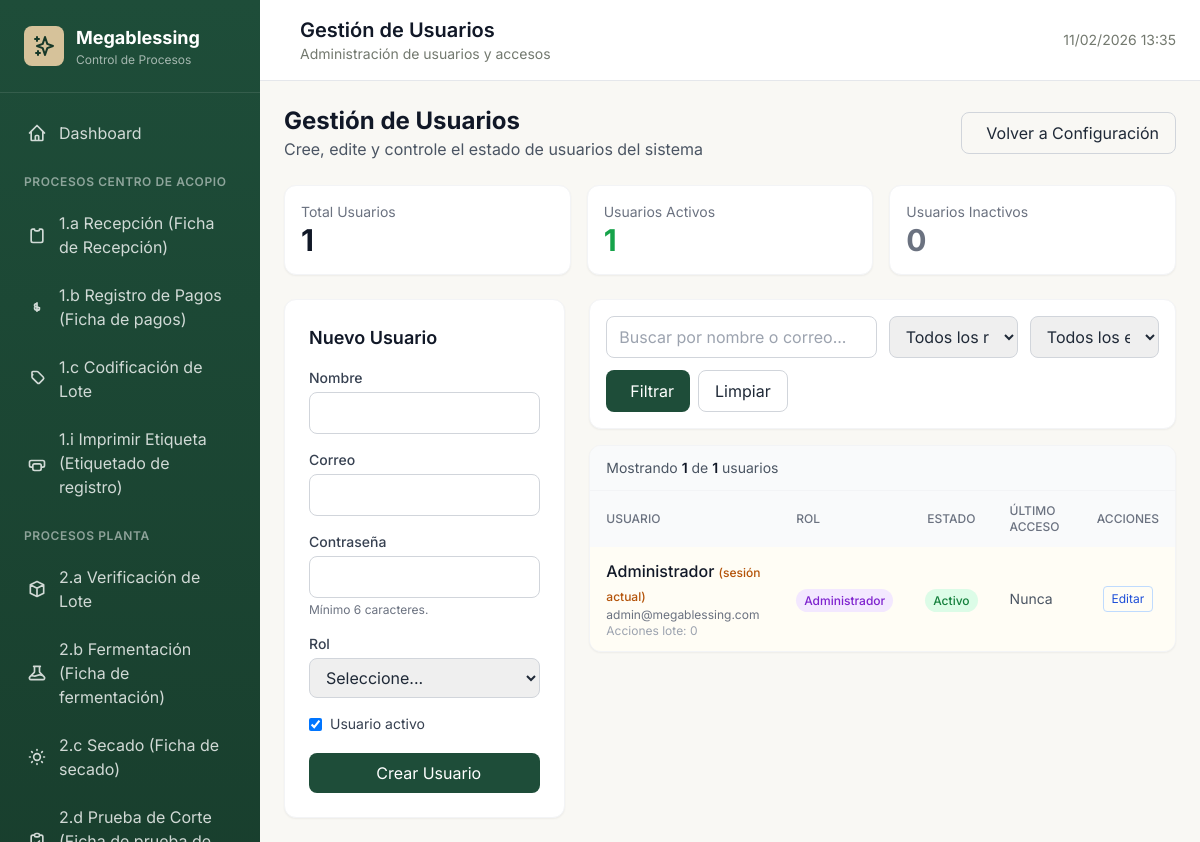
Page /usuarios/index.php (signed in) on the committed database.
### tables this page shows
CREATE TABLE IF NOT EXISTS `usuarios` (
    `id` INT PRIMARY KEY AUTO_INCREMENT,
    `nombre` VARCHAR(100) NOT NULL,
    `email` VARCHAR(100) UNIQUE NOT NULL,
    `password` VARCHAR(255) NOT NULL,
    `rol_id` INT NOT NULL,
    `avatar` VARCHAR(255),
    `activo` TINYINT(1) DEFAULT 1,
    `ultimo_acceso` DATETIME,
    `created_at` TIMESTAMP DEFAULT CURRENT_TIMESTAMP,
    `updated_at` TIMESTAMP DEFAULT CURRENT_TIMESTAMP ON UPDATE CURRENT_TIMESTAMP,
    FOREIGN KEY (`rol_id`) REFERENCES `roles`(`id`)
);

CREATE TABLE IF NOT EXISTS `roles` (
    `id` INT PRIMARY KEY AUTO_INCREMENT,
    `nombre` VARCHAR(50) NOT NULL,
    `descripcion` TEXT,
    `permisos` JSON,
    `activo` TINYINT(1) DEFAULT 1,
    `created_at` TIMESTAMP DEFAULT CURRENT_TIMESTAMP
);

### core/Database.php (called while the page is built, shortened)
<?php
class Database {
    private static $instance = null;
    private $pdo;
    private function __construct() {
        try {
            $dsn = "mysql:host=" . DB_HOST . ";dbname=" . DB_NAME . ";charset=" . DB_CHARSET;
            $options = [
                PDO::ATTR_ERRMODE => PDO::ERRMODE_EXCEPTION,
                PDO::ATTR_DEFAULT_FETCH_MODE => PDO::FETCH_ASSOC,
                PDO::ATTR_EMULATE_PREPARES => false,
            ];
            $this->pdo = new PDO($dsn, DB_USER, DB_PASS, $options);
        } catch (PDOException $e) {
            if (APP_DEBUG) {
                die("Error de conexión: " . $e->getMessage());
            }
            die("Error de conexión a la base de datos");
        }
    }
    public static function getInstance() {
        if (self::$instance === null) {
            self::$instance = new self();
        }
        return self::$instance;
    }
    public function query($sql, $params = []) {
        $stmt = $this->pdo->prepare($sql);
        $stmt->execute($params);
        return $stmt;
    }
    public function fetch($sql, $params = []) {
        return $this->query($sql, $params)->fetch();
    }
    public function fetchAll($sql, $params = []) {
        return $this->query($sql, $params)->fetchAll();
    }
}

### bootstrap.php (called while the page is built, shortened)
<?php
require_once BASE_PATH . '/core/Database.php';
require_once BASE_PATH . '/core/Auth.php';
require_once BASE_PATH . '/core/Helpers.php';
if (!function_exists('e')) {
    function e($value): string {
        return htmlspecialchars((string)($value ?? ''), ENT_QUOTES, 'UTF-8');
    }
}

### core/Helpers.php (called while the page is built, shortened)
<?php
class Helpers {
    public static function paginate($total, $perPage, $currentPage) {
        $totalPages = ceil($total / $perPage);
        $currentPage = max(1, min($currentPage, $totalPages));
        return [
            'total' => $total,
            'per_page' => $perPage,
            'current_page' => $currentPage,
            'total_pages' => $totalPages,
            'offset' => ($currentPage - 1) * $perPage,
            'has_prev' => $currentPage > 1,
            'has_next' => $currentPage < $totalPages
        ];
    }
}

### core/Auth.php (called while the page is built, shortened)
<?php
class Auth {
    public static function id() {
        return $_SESSION['user_id'] ?? null;
    }
}

### usuarios/index.php (the view, shortened to what this page needs)
<?php
require_once __DIR__ . '/../bootstrap.php';
$db = Database::getInstance();
$currentUserId = (int) Auth::id();
$filtroTexto = trim((string)($_GET['q'] ?? ''));
$pagina = max(1, (int)($_GET['page'] ?? 1));
$where = ['1=1'];
$params = [];
$whereClause = implode(' AND ', $where);
$total = (int)($db->fetch(
    "SELECT COUNT(*) as total
     FROM usuarios u
     LEFT JOIN roles r ON r.id = u.rol_id
     WHERE {$whereClause}",
    $params
)['total'] ?? 0);
$pagination = Helpers::paginate($total, ITEMS_PER_PAGE, $pagina);
$perPage = max(1, (int)$pagination['per_page']);
$offset = max(0, (int)$pagination['offset']);
$usuarios = $db->fetchAll(
    "SELECT u.*, r.nombre as rol_nombre,
            (SELECT COUNT(*) FROM lotes_historial h WHERE h.usuario_id = u.id) as acciones_count
     FROM usuarios u
     LEFT JOIN roles r ON r.id = u.rol_id
     WHERE {$whereClause}
     ORDER BY u.created_at DESC, u.id DESC
     LIMIT {$perPage} OFFSET {$offset}",
    $params
);
$stats = $db->fetch(
    "SELECT COUNT(*) as total,
            SUM(CASE WHEN activo = 1 THEN 1 ELSE 0 END) as activos,
            SUM(CASE WHEN activo = 0 THEN 1 ELSE 0 END) as inactivos
     FROM usuarios"
);
$editUsuario = null;
$roleBadgeClass = static function (?string $rolNombre): string {
    $rol = strtolower(trim((string)$rolNombre));
    if (str_contains($rol, 'admin')) return 'bg-purple-100 text-purple-700';
    if (str_contains($rol, 'super')) return 'bg-blue-100 text-blue-700';
    if (str_contains($rol, 'calidad')) return 'bg-emerald-100 text-emerald-700';
    if (str_contains($rol, 'oper')) return 'bg-amber-100 text-amber-700';
    return 'bg-gray-100 text-gray-700';
};
?>
<div class="space-y-6">
    <div class="flex flex-wrap items-center justify-between gap-4">
        <div>
            <h1 class="text-2xl font-bold text-gray-900">Gestión de Usuarios</h1>
            <p class="text-gray-600">Cree, edite y controle el estado de usuarios del sistema</p>
        </div>
        <a href="<?= APP_URL ?>/configuracion/index.php" class="inline-flex items-center px-4 py-2 border border-gray-300 rounded-lg hover:bg-gray-50">
            <i class="fas fa-arrow-left mr-2"></i>Volver a Configuración
        </a>
    </div>
    <div class="grid grid-cols-1 md:grid-cols-3 gap-4">
        <div class="bg-white rounded-xl shadow-sm border border-gray-100 p-4">
            <p class="text-sm text-gray-500">Total Usuarios</p>
            <p class="text-3xl font-bold text-gray-900"><?= number_format((int)($stats['total'] ?? 0)) ?></p>
        </div>
        <div class="bg-white rounded-xl shadow-sm border border-gray-100 p-4">
            <p class="text-sm text-gray-500">Usuarios Activos</p>
            <p class="text-3xl font-bold text-green-600"><?= number_format((int)($stats['activos'] ?? 0)) ?></p>
        </div>
        <div class="bg-white rounded-xl shadow-sm border border-gray-100 p-4">
            <p class="text-sm text-gray-500">Usuarios Inactivos</p>
            <p class="text-3xl font-bold text-gray-500"><?= number_format((int)($stats['inactivos'] ?? 0)) ?></p>
        </div>
    </div>
    <div class="grid grid-cols-1 lg:grid-cols-3 gap-6">
        <div class="space-y-6">
            <div class="bg-white rounded-xl shadow-sm border border-gray-100 p-6">
                <h2 class="text-lg font-semibold text-gray-900 mb-4">
                    <?= $editUsuario ? 'Editar Usuario' : 'Nuevo Usuario' ?>
                </h2>
                <form method="POST" class="space-y-4">
                    <div>
                        <label class="block text-sm font-medium text-gray-700 mb-1">Nombre</label>
                        <input type="text" name="nombre" required
                               value="<?= e($editUsuario['nombre'] ?? '') ?>"
                               class="w-full px-3 py-2 border border-gray-300 rounded-lg focus:ring-2 focus:ring-primary focus:border-primary">
                    </div>
                    <div>
                        <label class="block text-sm font-medium text-gray-700 mb-1">Correo</label>
                        <input type="email" name="email" required
                               value="<?= e($editUsuario['email'] ?? '') ?>"
                               class="w-full px-3 py-2 border border-gray-300 rounded-lg focus:ring-2 focus:ring-primary focus:border-primary">
                    </div>
                    <?php if (!$editUsuario): ?>
                    <div>
                        <label class="block text-sm font-medium text-gray-700 mb-1">Contraseña</label>
                        <input type="password" name="password" minlength="6" required
                               class="w-full px-3 py-2 border border-gray-300 rounded-lg focus:ring-2 focus:ring-primary focus:border-primary">
                        <p class="text-xs text-gray-500 mt-1">Mínimo 6 caracteres.</p>
                    </div>
                    <?php endif; ?>
                    <div>
                        <label class="block text-sm font-medium text-gray-700 mb-1">Rol</label>
                        <select name="rol_id" required
                                class="w-full px-3 py-2 border border-gray-300 rounded-lg focus:ring-2 focus:ring-primary focus:border-primary">
                            <option value="">Seleccione...</option>
                        </select>
                    </div>
                    <label class="inline-flex items-center gap-2">
                        <input type="checkbox" name="activo" value="1"
                               <?= ((int)($editUsuario['activo'] ?? 1) === 1) ? 'checked' : '' ?>
                               <?= ($editUsuario && (int)$editUsuario['id'] === $currentUserId) ? 'disabled' : '' ?>>
                        <span class="text-sm text-gray-700">Usuario activo</span>
                    </label>
                    <div class="flex gap-2">
                        <button type="submit" class="flex-1 inline-flex justify-center items-center px-4 py-2 bg-primary text-white rounded-lg hover:bg-primary-dark">
                            <i class="fas fa-save mr-2"></i><?= $editUsuario ? 'Guardar Cambios' : 'Crear Usuario' ?>
                        </button>
                    </div>
                </form>
            </div>
        </div>
        <div class="lg:col-span-2 space-y-4">
            <div class="bg-white rounded-xl shadow-sm border border-gray-100 p-4">
                <form method="GET" class="grid grid-cols-1 md:grid-cols-4 gap-3">
                    <input type="text" name="q" value="<?= e($filtroTexto) ?>" placeholder="Buscar por nombre o correo..."
                           class="md:col-span-2 px-3 py-2 border border-gray-300 rounded-lg focus:ring-2 focus:ring-primary focus:border-primary">
                    <select name="rol_id" class="px-3 py-2 border border-gray-300 rounded-lg focus:ring-2 focus:ring-primary focus:border-primary">
                        <option value="">Todos los roles</option>
                    </select>
                    <select name="estado" class="px-3 py-2 border border-gray-300 rounded-lg focus:ring-2 focus:ring-primary focus:border-primary">
                        <option value="">Todos los estados</option>
                    </select>
                    <div class="md:col-span-4 flex gap-2">
                        <button type="submit" class="inline-flex items-center px-4 py-2 bg-primary text-white rounded-lg hover:bg-primary-dark">
                            <i class="fas fa-search mr-2"></i>Filtrar
                        </button>
                        <a href="<?= APP_URL ?>/usuarios/index.php" class="inline-flex items-center px-4 py-2 border border-gray-300 rounded-lg hover:bg-gray-50">
                            Limpiar
                        </a>
                    </div>
                </form>
            </div>
            <div class="bg-white rounded-xl shadow-sm border border-gray-100 overflow-hidden">
                <div class="px-4 py-3 border-b border-gray-100 bg-gray-50">
                    <p class="text-sm text-gray-600">
                        Mostrando <span class="font-semibold text-gray-900"><?= count($usuarios) ?></span> de
                        <span class="font-semibold text-gray-900"><?= $total ?></span> usuarios
                    </p>
                </div>
                <div class="overflow-x-auto">
                    <table class="w-full">
                        <thead class="bg-gray-50">
                            <tr>
                                <th class="px-4 py-3 text-left text-xs font-medium text-gray-500 uppercase">Usuario</th>
                                <th class="px-4 py-3 text-left text-xs font-medium text-gray-500 uppercase">Rol</th>
                                <th class="px-4 py-3 text-center text-xs font-medium text-gray-500 uppercase">Estado</th>
                                <th class="px-4 py-3 text-left text-xs font-medium text-gray-500 uppercase">Último Acceso</th>
                                <th class="px-4 py-3 text-center text-xs font-medium text-gray-500 uppercase">Acciones</th>
                            </tr>
                        </thead>
                        <tbody class="divide-y divide-gray-100">
                            <?php foreach ($usuarios as $usr): ?>
                            <?php $esActual = (int)$usr['id'] === $currentUserId; ?>
                            <tr class="<?= $esActual ? 'bg-amber-50/50' : 'hover:bg-gray-50' ?>">
                                <td class="px-4 py-3">
                                    <div class="font-medium text-gray-900">
                                        <?= e($usr['nombre']) ?>
                                        <?php if ($esActual): ?>
                                        <span class="text-xs text-amber-700">(sesión actual)</span>
                                        <?php endif; ?>
                                    </div>
                                    <div class="text-xs text-gray-500"><?= e($usr['email']) ?></div>
                                    <div class="text-xs text-gray-400">Acciones lote: <?= number_format((int)($usr['acciones_count'] ?? 0)) ?></div>
                                </td>
                                <td class="px-4 py-3">
                                    <span class="px-2 py-1 rounded-full text-xs font-medium <?= $roleBadgeClass($usr['rol_nombre'] ?? null) ?>">
                                        <?= e($usr['rol_nombre'] ?? 'Sin rol') ?>
                                    </span>
                                </td>
                                <td class="px-4 py-3 text-center">
                                    <?php if ((int)$usr['activo'] === 1): ?>
                                    <span class="px-2 py-1 rounded-full text-xs font-medium bg-green-100 text-green-700">Activo</span>
                                    <?php else: ?>
                                    <span class="px-2 py-1 rounded-full text-xs font-medium bg-gray-100 text-gray-600">Inactivo</span>
                                    <?php endif; ?>
                                </td>
                                <td class="px-4 py-3 text-sm text-gray-600">
                                    <?= $usr['ultimo_acceso'] ? date('d/m/Y H:i', strtotime($usr['ultimo_acceso'])) : 'Nunca' ?>
                                </td>
                                <td class="px-4 py-3">
                                    <div class="flex flex-wrap items-center justify-center gap-2">
                                        <a href="<?= APP_URL ?>/usuarios/index.php?edit=<?= (int)$usr['id'] ?>"
                                           class="inline-flex items-center px-2 py-1 text-xs border border-blue-200 text-blue-700 rounded hover:bg-blue-50">
                                            Editar
                                        </a>
                                    </div>
                                </td>
                            </tr>
                            <?php endforeach; ?>
                        </tbody>
                    </table>
                </div>
            </div>
        </div>
    </div>
</div>
<?php
include __DIR__ . '/../templates/layouts/main.php';

### assets/css/app.css (style rules this page uses)
:root { --color-primary: #1e4d39; --color-primary-light: #2a6b4f; --color-primary-dark: #163828; --color-background: #f9f8f4; --color-accent: #A3B7A5; --color-secondary-text: #73796F; --color-highlight: #D6C29A; --color-white: #ffffff; --color-danger: #dc2626; --color-success: #16a34a; --color-warning: #d97706; --color-info: #0284c7; }
* { box-sizing: border-box; }
body { background-color: var(--color-background); font-family: 'Inter', -apple-system, BlinkMacSystemFont, 'Segoe UI', Roboto, Oxygen, Ubuntu, sans-serif; color: #1f2937; line-height: 1.6; }

### rows in the picture
usuarios: nombre "Administrador", shows "(sesión actual)", email "admin@megablessing.com", acciones_count "0", rol.nombre "Administrador", activo "Activo", shows "Nunca"

### other values in the picture
$pageTitle "Gestión de Usuarios"
$pageSubtitle "Administración de usuarios y accesos"
$stats['total'] "1"
$stats['activos'] "1"
$stats['inactivos'] "0"
count($usuarios) "1"
$total "1"
